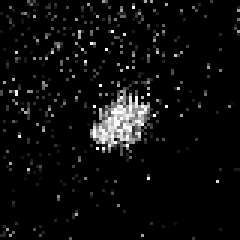
#> input picture Cell_Counting/classifier/8-bit/test_data/cell/cell-00020.tif, 80 x 80 px (shown 3 times larger)
$ python -i parasyncstitchicGM_v2.py   (imports and definitions only)   (older library calls are emulated)
#> lines starting #> are read from the running program, lines starting #| are printed output that depends on the picture
"""
################################################################################
Parallel-and-asynchronous Stitching Script - Parallel version

Author: Gerald M

This script pulls the data generated through TissueCyte (or another microscope system) and
can perfom image averaging correction on the images if requested, before calling ImageJ
from the command line to perform the stitching. You will need to have the plugin script
OverlapY.ijm installed in ImageJ in order for the difference in the X and Y overlap to be
registered. Otherwise the X overlap will be used for both.

The pipeline has been sped up in some areas by parallelising some functions.

Installation:
1) Navigate to the folder containing the parasyncstitchGM.py
2) Run 'pip install -r requirements.txt'

Instructions:
1) Run the script in a Python IDE (e.g. for Python 3 > exec(open('parasyncstitchicGM_v2.py').read()))
2) Fill in the parameters that you are asked for
   Note: You can drag and drop folder paths (works on MacOS) or copy and paste the paths
   Note: The temporary directory is required to speed up ImageJ loading of the files

Important updates:
06.03.19 -  Updated the overlap and crop parameters to improve the image average result and
            tiling artefacts.
11.03.19 -  Included default values and parameter search from Mosaic file.
02.05.19 -  Python 3 compatible
14.05.19 -  Added slack integration
31.01.20 -  Changed option for 16-bit output with improved scaling
05.02.20 -  Removed 16-bit
05.02.20 -  Added feathering to tile edge and stitching with max intensity
10.02.20 -  Added average tile from flatfield imaging and uses that for correction
################################################################################
"""

import cv2, os, sys, warnings, time, glob, errno, subprocess, shutil, readline, re, tempfile, random
import numpy as np
import tifffile
from PIL import Image
from multiprocessing import Pool, cpu_count, Array, Manager
from functools import partial
from datetime import date

os.environ['TF_CPP_MIN_LOG_LEVEL']='2'
# [1 line not run here, left out]
Image.MAX_IMAGE_PIXELS = 1000000000

#=============================================================================================
# Slack notification
#=============================================================================================

# [125 lines left out: functions slack_message, load_tile, get_platform, generate_corr, not called in this run]

#=============================================================================================
# Generate an intensity correction tile version 2 using flat field
#=============================================================================================
def generate_corr_v2(avg_tile_path):
    avgimage = Image.open(avg_tile_path)
#> avgimage is the input picture: PIL image 80x80 L; min 0, max 255, mean 12.7

    size = avgimage.size
#> size = (80, 80)
    cropstart = int(round(0.014*size[0])) #0.0096 but leaves a bit too much on edge
#> cropstart = 1
    cropend = int(round(size[0]-cropstart+1))
#> cropend = 80

    avgimage = np.array(avgimage.crop((cropstart, cropstart, cropend, cropend)).rotate(90)).astype(np.float32)
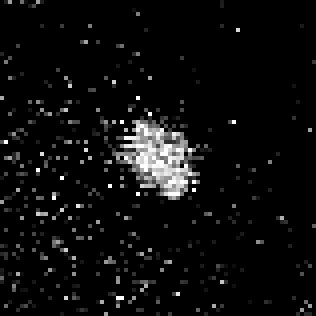
#> avgimage: shape (79, 79) float32 (shown 4 times larger); min 0, max 255, mean 12.9
    # Image.fromarray((255*avgimage/np.max(avgimage)).astype(np.uint8)).save('/Users/gm515/Desktop/0-average-tile.tif')

    avgimage = cv2.GaussianBlur(avgimage, (201,201), 0)
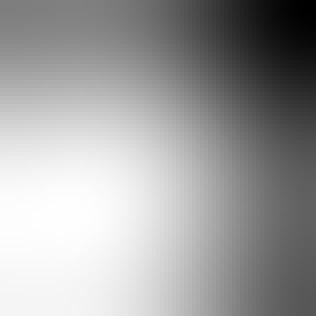
#> avgimage: shape (79, 79) float32 (shown 4 times larger); min 8.41, max 15.81, mean 13.06; drawn with min black and max white
    # Image.fromarray((255*avgimage/np.max(avgimage)).astype(np.uint8)).save('/Users/gm515/Desktop/1-gaussian-tile.tif')

    avgimage = avgimage/np.max(avgimage)
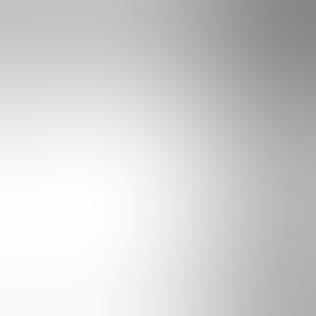
#> avgimage: shape (79, 79) float32 (shown 4 times larger); min 0.532, max 1, mean 0.826
    avgimage = 2-avgimage
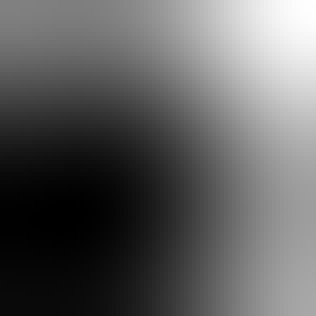
#> avgimage: shape (79, 79) float32 (shown 4 times larger); min 1, max 1.47, mean 1.17; drawn with min black and max white
    # Image.fromarray((255*avgimage/np.max(avgimage)).astype(np.uint8)).save('/Users/gm515/Desktop/2-correction-tile.tif')

    padsize = 140
    weight_func = lambda x : np.sqrt(padsize**2 - x**2)/padsize
    weight = np.flip(np.array([weight_func(x) for x in range(0, padsize+1)]))

    copy = avgimage
    for pos in np.flip(range(padsize+1)):
        avgimage[pos,:] = copy[pos,:]*weight[pos]
        avgimage[-pos,:] = copy[-pos,:]*weight[pos]
        avgimage[:,pos] = copy[:,pos]*weight[pos]
        avgimage[:,-pos] = copy[:,-pos]*weight[pos]

    # Image.fromarray((255*avgimage/np.max(avgimage)).astype(np.uint8)).save('/Users/gm515/Desktop/3-feathered-tile.tif')

    return avgimage


# [280 lines not run here, left out]

#> (the run stopped early here; a loop or call above may not have finished)

$ run again, on Cell_Counting/classifier/8-bit/test_data/cell/cell-00334.tif
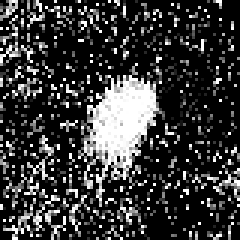
#> input picture Cell_Counting/classifier/8-bit/test_data/cell/cell-00334.tif, 80 x 80 px (shown 3 times larger)
#> in generate_corr_v2, avgimage is the input picture: PIL image 80x80 L; min 0, max 255, mean 57
#> in generate_corr_v2, `avgimage = avgimage/np.max(avgimage)`:
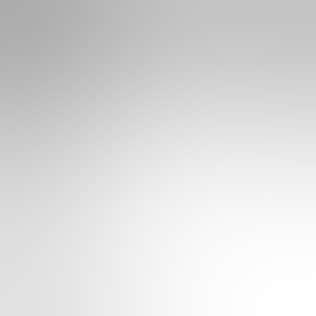
#> avgimage: shape (79, 79) float32 (shown 4 times larger); min 0.676, max 1, mean 0.865
#> in generate_corr_v2, `avgimage = 2-avgimage`:
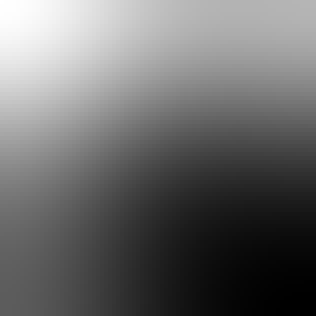
#> avgimage: shape (79, 79) float32 (shown 4 times larger); min 1, max 1.32, mean 1.14; drawn with min black and max white

$ run again, on Cell_Counting/classifier/8-bit/test_data/cell/cell-00387.tif
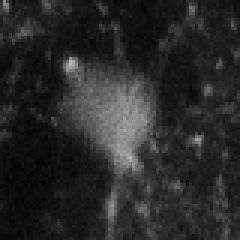
#> input picture Cell_Counting/classifier/8-bit/test_data/cell/cell-00387.tif, 80 x 80 px (shown 3 times larger)
#> in generate_corr_v2, avgimage is the input picture: PIL image 80x80 L; min 0, max 184, mean 41.4
#> in generate_corr_v2, `avgimage = avgimage/np.max(avgimage)`:
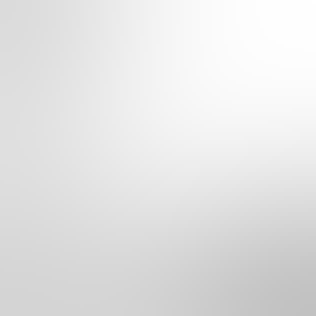
#> avgimage: shape (79, 79) float32 (shown 4 times larger); min 0.76, max 1, mean 0.896
#> in generate_corr_v2, `avgimage = 2-avgimage`:
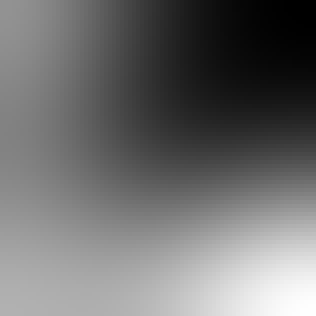
#> avgimage: shape (79, 79) float32 (shown 4 times larger); min 1, max 1.24, mean 1.1; drawn with min black and max white

$ run again, on Cell_Counting/classifier/8-bit/test_data/cell/cell-00572.tif
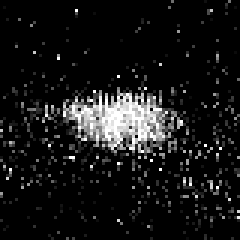
#> input picture Cell_Counting/classifier/8-bit/test_data/cell/cell-00572.tif, 80 x 80 px (shown 3 times larger)
#> in generate_corr_v2, avgimage is the input picture: PIL image 80x80 L; min 0, max 255, mean 23
#> in generate_corr_v2, `avgimage = avgimage/np.max(avgimage)`:
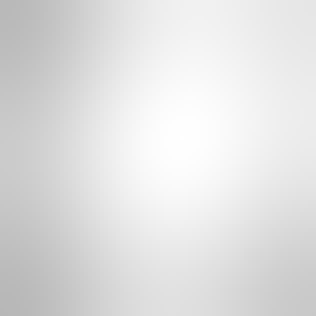
#> avgimage: shape (79, 79) float32 (shown 4 times larger); min 0.721, max 1, mean 0.882
#> in generate_corr_v2, `avgimage = 2-avgimage`:
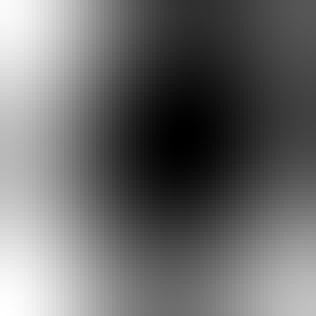
#> avgimage: shape (79, 79) float32 (shown 4 times larger); min 1, max 1.28, mean 1.12; drawn with min black and max white
